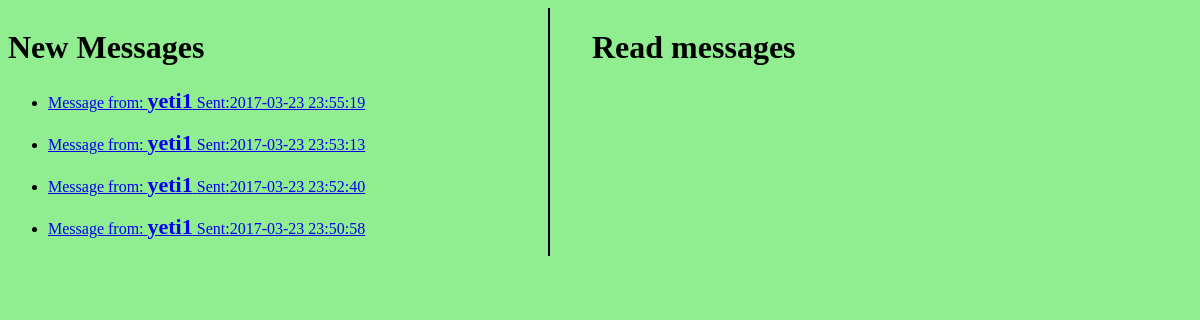
Screenshot of /Views/Inbox.php (signed in) with the database file from the repository.
### tables this page shows
CREATE TABLE `Messages` (
  `id` int(11) NOT NULL,
  `senderId` int(11) NOT NULL,
  `receiverId` int(11) NOT NULL,
  `creationDate` datetime NOT NULL,
  `status` int(11) NOT NULL,
  `text` varchar(255) NOT NULL
);

CREATE TABLE `Users` (
  `id` int(11) NOT NULL,
  `username` varchar(255) NOT NULL,
  `email` varchar(255) NOT NULL,
  `password` varchar(60) NOT NULL
);

### Model/Messages.php (called while the page is built, shortened)
<?php
class Messages{
    private $id, $senderId, $receiverId, $creationDate, $status, $text;
    public function __construct() {
        $this->id = -1;
    }
    public function getId() {
        return $this->id;
    }
    public function getSenderId() {
        return $this->senderId;
    }
    public function getCreationDate() {
        return $this->creationDate;
    }
    public function getStatus() {
        return $this->status;
    }
    public function setSenderId($senderId) {
        $this->senderId = $senderId;
    }
    public function setCreationDate($creationDate) {
        $this->creationDate = $creationDate;
    }
    public function setStatus($status) {
        $this->status = $status;
    }
    static public function loadAllMessagesByReceiverId(PDO $conn, $receiverId){
        $sql = 'Select * From `Messages` Where `receiverId` = :receiverId Order By `creationDate` Desc;';
        $messArr = [];
        try{
            $query = $conn->prepare($sql);
            $result = $query->execute(['receiverId' => $receiverId]);
            if ($result && $query->rowCount() > 0){
            $allMessages = $query->fetchAll();
                foreach ($allMessages as $mess){
                    $loadedMess = new Messages();
                    $loadedMess->id = $mess['id'];
                    $loadedMess->senderId = $mess['senderId'];
                    $loadedMess->receiverId = $mess['receiverId'];
                    $loadedMess->creationDate = $mess['creationDate'];
                    $loadedMess->status = $mess['status'];
                    $loadedMess->text = $mess['text'];
                    $messArr[] = $loadedMess;
                }
                return $messArr;
            }
        }catch (PDOException $ex){
            echo $ex->getMessage();
        }
        return null;
    }
}

### Model/Users.php (called while the page is built, shortened)
<?php
class Users{
    private $id, $username, $email, $password;
    public function getUsername() {
        return $this->username;
    }
    public function setUsername($username) {
        $this->username = $username;
    }
    public function setPassword($password) {
        return $this;
    }
    static public function loadUserById(PDO $conn, $id){
        if ($id){
            $sql = 'Select * From `Users` Where `id`= :id;';
            try{
                $query = $conn->prepare($sql);
                $result = $query->execute(['id' => $id]);
                if ($result && $query->rowCount() > 0){
                $row = $query->fetch();
                $loadedUser = new Users();
                $loadedUser->id = $row['id'];
                $loadedUser->username = $row['username'];
                $loadedUser->email = $row['email'];
                $loadedUser->password = $row['password'];
                return $loadedUser;
                }
            }catch (PDOException $ex){
                echo $ex->getMessage();
            }
        }
        return null;
    }
}

### Views/Inbox.php (the view, shortened to what this page needs)
<?php
require_once '../Controller/UsersController.php';
?>
<!DOCTYPE html>
<html>
    <head>
        <link rel="stylesheet" href="css/style.css" type="text/css">
    </head>
    <body>
        <div>
            <div class="newmessages">
                <h1>New Messages</h1>
                <?php
                $receiverId = $_SESSION['id'];
                $allMessages = Messages::loadAllMessagesByReceiverId($conn, $receiverId);
                if (count($allMessages) > 0){
                    foreach ($allMessages as $message){
                        $messageStatus = $message->getStatus();
                        if ($messageStatus == 0){
                            $messageId = $message->getId();
                            $messageCD = $message->getCreationDate();
                            $messageSenderId = $message->getSenderId();
                            $sender = Users::loadUserById($conn, $messageSenderId);
                            $senderUsername = $sender->getUsername();
                            echo '<ul>';
                            echo '<li><a href="messageReview.php?id='.$messageId.'">Message from: <span class="sender">'.$senderUsername.''
                                    . '</span> Sent:'.$messageCD.'</a></li>';
                            echo '</ul>';
                        }
                    }
                }else {
                    echo "No New messages";
                }
                ?>
            </div>
            <div class="readmessages">
                <h1>Read messages</h1>
            </div>
        </div>
    </body>
</html>

### Views/css/style.css (style rules this page uses)
.sender { font-size: 22px; font-weight: bold; }
.newmessages { width: 540px; height: all; border-right: 2px black solid; display: inline-block; }
.readmessages { width: 600px; float: right; display: inline-block; }

### Views/Inbox.php (style rules this page uses)
body { background-color: lightgreen; }

### rows the page displays
messages: senderId.username "yeti1", creationDate "2017-03-23 23:55:19"
messages: senderId.username "yeti1", creationDate "2017-03-23 23:53:13"
messages: senderId.username "yeti1", creationDate "2017-03-23 23:52:40"
messages: senderId.username "yeti1", creationDate "2017-03-23 23:50:58"
